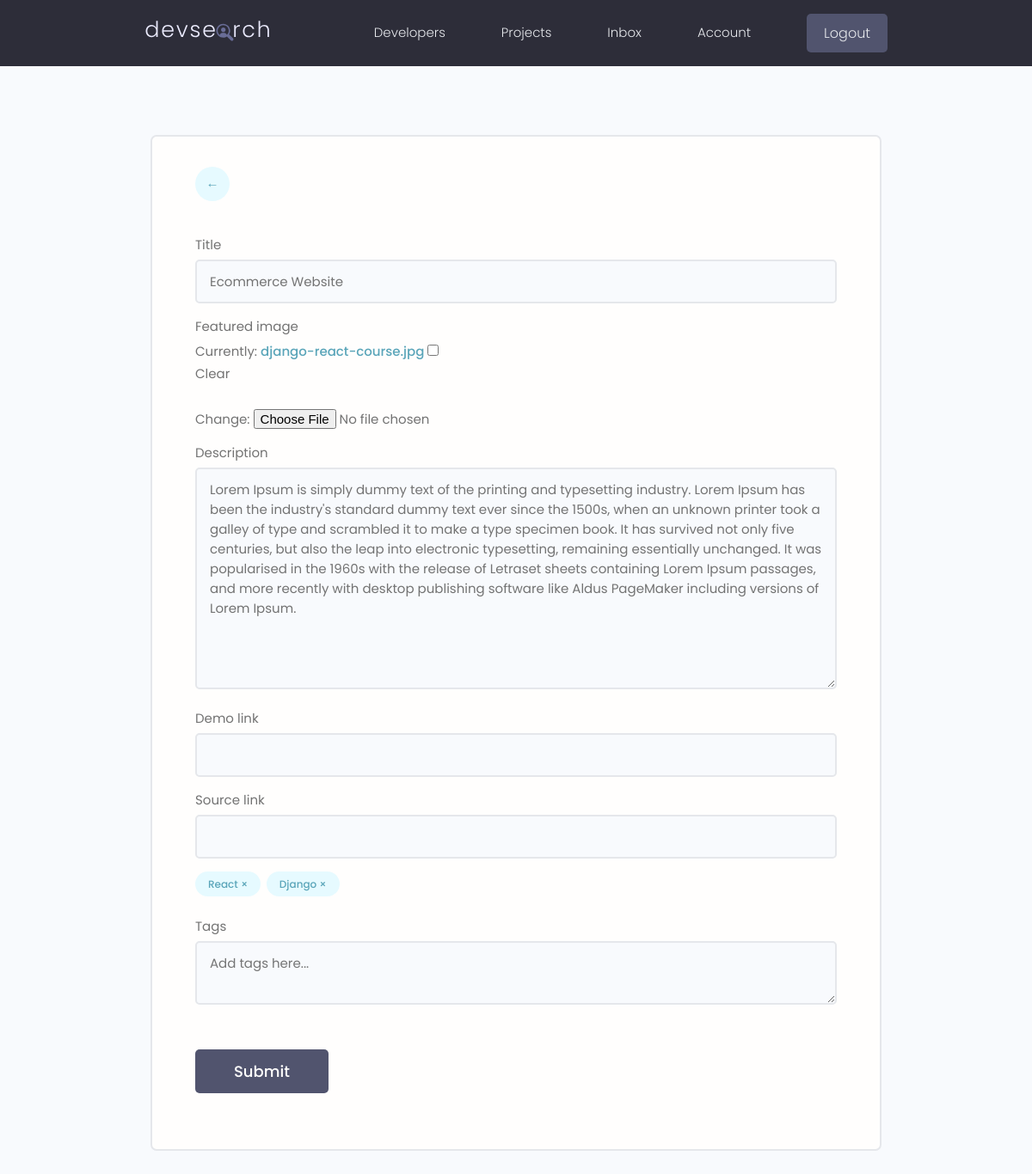
/projects/update-project/548afc41-f75e-4a62-b00d-4afe7ec6ae92/ (signed in), run on an earlier commit of the app's database.
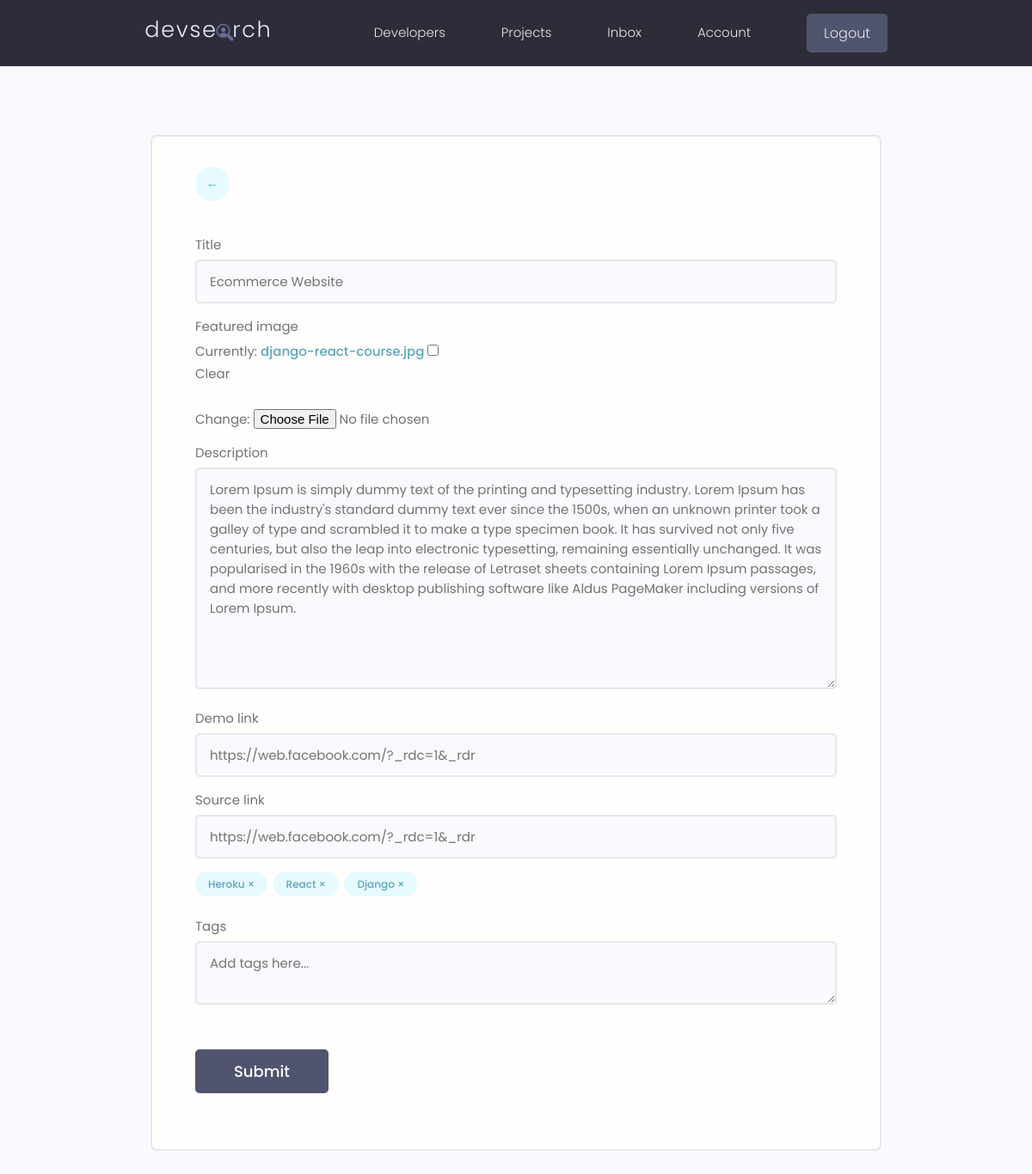
And on a later commit of the database.
### projects/models.py (models this page shows, shortened)
class Project(models.Model):
    owner = models.ForeignKey(Profile, null=True, blank=True, on_delete=models.CASCADE) # on_delete == models.CASCADE so the projects get deleted when the owner gets deleted.
    title = models.CharField(max_length=200)
    description = models.TextField(null=True, blank = True)
    featured_image = models.ImageField(null=True, blank=True, default="default.jpg") # profile picture and default image , also pip install pillow
    demo_link = models.CharField(max_length=2000, null=True, blank=True)
    source_link = models.CharField(max_length=2000, null=True , blank=True)
    tags = models.ManyToManyField('Tag',blank=True) # tag in quotes because the Tag model is below, if its above no need quotes
    vote_total = models.IntegerField(default=0,null=True,blank=True)
    vote_ratio = models.IntegerField(default=0,null=True,blank=True)
    created = models.DateTimeField(auto_now_add=True)
    id = models.UUIDField(default=uuid.uuid4, unique=True, primary_key=True, editable=False)
    class Meta:
        ordering = ['-vote_ratio','-vote_total', 'title'] #high ratio and high total will be sorted first

class Tag(models.Model):
    name = models.CharField(max_length=200)
    created = models.DateTimeField(auto_now_add=True)
    id = models.UUIDField(default=uuid.uuid4, unique=True, primary_key=True, editable=False)

### projects/views.py (the view, shortened to what this page needs)
# urls.py: path('update-project/<str:pk>/',views.updateProject, name="update-project"), # name is the key
@login_required(login_url="login")
def updateProject(request,pk):
    profile = request.user.profile
    project = profile.project_set.get(id=pk) # only querying the specific users projects | get the project where ID = Pk
    form = ProjectForm(instance=project) # create an instance of ProjectForm() and pass in the project ID
    context={'form':form,'project':project}
    return render(request, "projects/project_form.html" ,context)

### projects/forms.py
class ProjectForm(ModelForm):
    class Meta:
        model = Project
        fields =['title', 'featured_image' ,'description','demo_link','source_link']
        widgets = {
            'tags':forms.CheckboxSelectMultiple(),
        }
    def __init__(self,*args,**kwargs):
            super(ProjectForm,self).__init__(*args,**kwargs)
            for name,field in self.fields.items():
                 field.widget.attrs.update({'class':'input'}) #setting an input class in the form

### projects/templates/projects/project_form.html (shortened to what this page needs)
{% extends 'main.html' %}
{% block content %}
<main class="formPage my-xl">
    <div class="content-box">
        <div class="formWrapper">
            <a class="backButton" href="{% url 'account' %}">&#8592</a>
            <br>
            <form class="form" method="POST" enctype="multipart/form-data">
                {% for field in form %}
                <div class="form__field">
                    <label for="formInput#text">{{field.label}}</label>
                    {{field}}
                </div>
                {% endfor %}
                <div class="form__field">
                    {% for tag in project.tags.all %}
                    <div class="project-tag tag tag--pill tag--main" data-tag="{{tag.id}}" data-project="{{project.id}}">{{tag.name}} &#215;</div>
                    {% endfor %}
                </div>
                <div class="form__field">
                    <label for="formInput#text">Tags</label>
                    <textarea class="input" name="newtags" placeholder="Add tags here..."></textarea>
                </div>
                <input class="btn btn--sub btn--lg  my-md" type="submit" value="Submit" />
            </form>
        </div>
    </div>
</main>
{% endblock %}

What changed in the data, as far as the page shows it:
changed Project "Ecommerce Website": demo_link (not shown) → "https://web.facebook.com/?_rdc=1&_rdr"; source_link (not shown) → "https://web.facebook.com/?_rdc=1&_rdr"
added Tag: name "Heroku"
